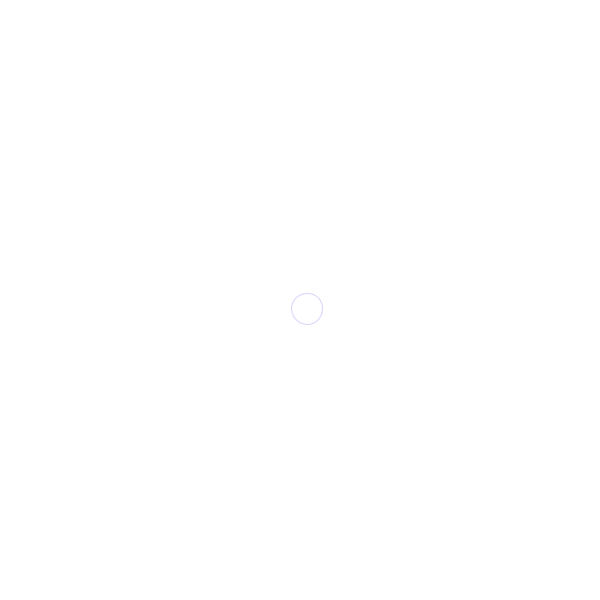
Frame 1 (no input)
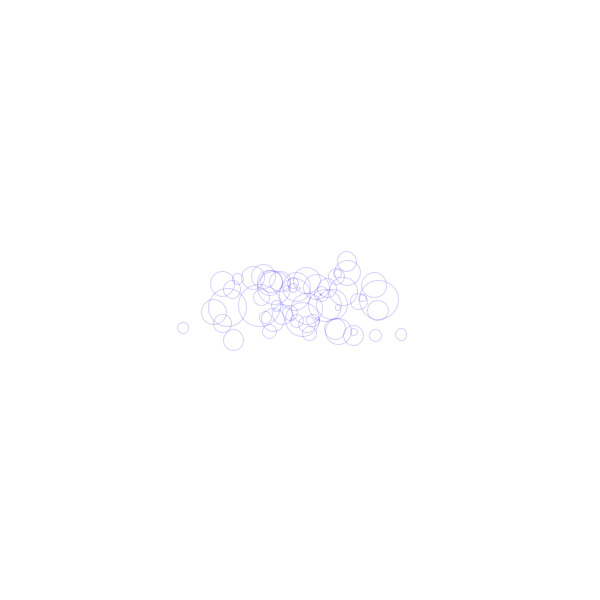
Frame 60 (the mouse pressed at the canvas centre just before this capture)
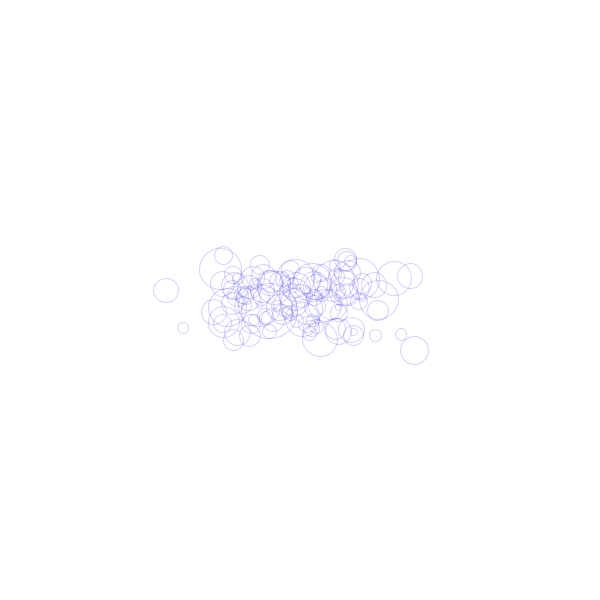
Frame 120 (the mouse held since frame 60 and released just before this capture)

The Processing sketch that drew these frames (run headless with seeded random() and noise(); from frame 60 on, the mouse is pressed at the canvas centre):

// Processing sketch: Random_no_fill_ball
// ── Random_no_fill_ball.pde
void setup() {
  size(600, 600);
  background(255);
}

void draw() {
  float x;
  float y;
  float mediaX = width / 2;
  float mediaY = height / 2;
  float desX = 50;
  float desY = 20;
  x = randomGaussian() * desX + mediaX;
  y = randomGaussian() * desY + mediaY;
  stroke(#2C20E5, 50);
  noFill();
  float r = randomGaussian() * 10 + 20;
  ellipse(x, y, r, r);  
}
